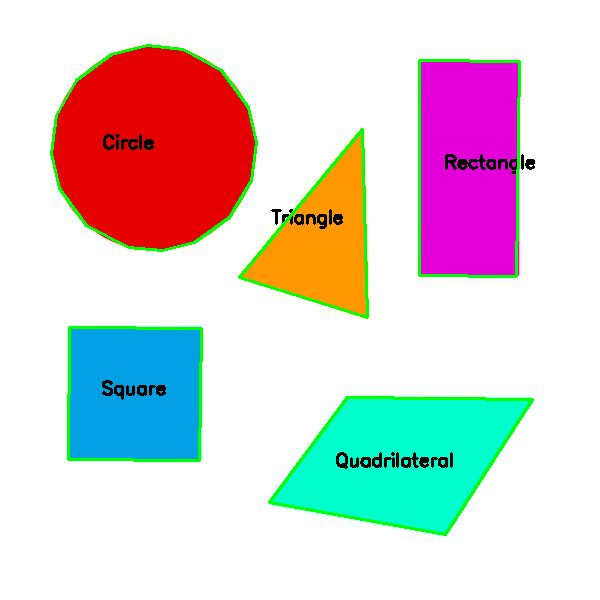
#> input picture temp_image.jpg, 600 x 600 px; its folder holds only this picture in this run
$ python -i shape_detector.py   (imports and definitions only)
#> lines starting #> are read from the running program, lines starting #| are printed output that depends on the picture; after the words box and inside, x2 and y2 are one past the last pixel; in counts of white or black regions, pixels touching at a corner belong together
import cv2
import math

class ShapeDetector:
    def __init__(self):
        pass

    # Fonction pour détecter et annoter des formes géométriques sur une image
    def detect_shapes(self, image_path):
        # charger l'image
#> called with image_path = 'temp_image.jpg'
        image = cv2.imread(image_path)
#> image is the input picture: shape (600, 600, 3); mean B, G, R 210.7, 209.2, 216.3
        if image is None:
            raise FileNotFoundError(f"L'image '{image_path}' n'a pas été trouvée.")

        # convertir en niveaux de gris
        gray_image = cv2.cvtColor(image, cv2.COLOR_BGR2GRAY)
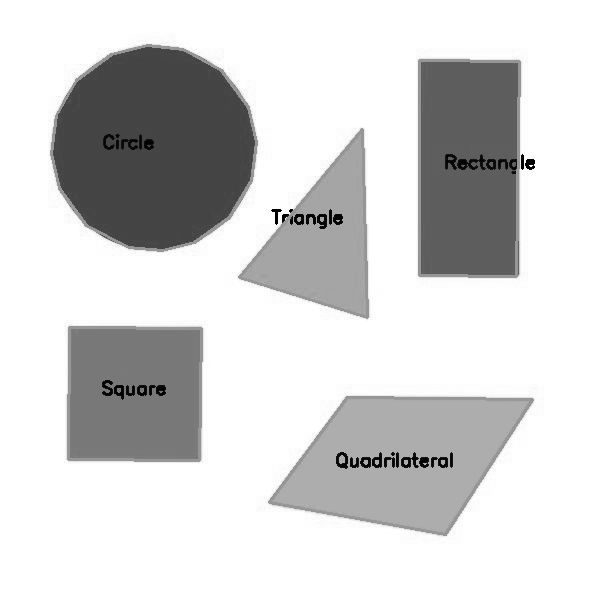
#> gray_image: shape (600, 600); min 0, max 255, mean 211.5

        # appliquer un seuil pour obtenir une image binaire inversée
        _, thresh_image = cv2.threshold(gray_image, 220, 255, cv2.THRESH_BINARY_INV)
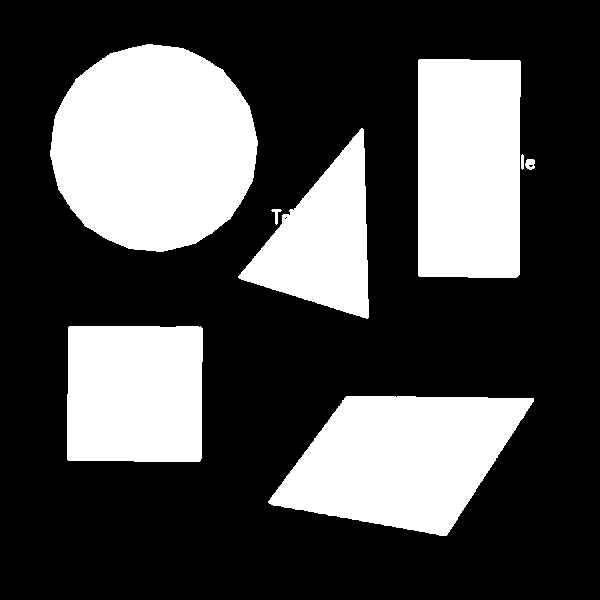
#> thresh_image: shape (600, 600); 30.9% white; 8 white regions

        # trouver les contours dans l'image
        contours, _ = cv2.findContours(thresh_image, cv2.RETR_EXTERNAL, cv2.CHAIN_APPROX_SIMPLE)
#> contours = 8 contours; box (x1, y1, x2, y2) and area: (50, 44, 258, 252) 33138, (268, 396, 534, 536) 23944, (418, 59, 521, 278) 21950, (67, 326, 203, 462) 17968, (238, 128, 369, 319) 12568, (525, 159, 535, 170) 74, (271, 209, 282, 225) 44, (521, 154, 524, 170) 28

        # compteur de formes
        shapes_count = {"triangle": 0, "rectangle": 0, "square": 0, "quadrilateral": 0, "circle": 0, "polygon": 0}

        # couleurs et polices
        contour_color = (0, 255, 0)
        text_color = (0, 0, 0)
        font = cv2.FONT_HERSHEY_SIMPLEX

        # parcourir les contours
        for contour in contours:
            # approximation du contour pour simplifier la forme
            epsilon = 0.01 * cv2.arcLength(contour, True)
            approx = cv2.approxPolyDP(contour, epsilon, True)

            # calculer la boîte englobante (sert pour différencier rectangle et carré)
            x, y, w, h = cv2.boundingRect(approx)
            aspect_ratio = w / float(h)

            # calculer le cercle minimum englobant
            area = cv2.contourArea(contour)
            perimeter = cv2.arcLength(contour, True)
            circularity = (4 * math.pi * area) / (perimeter ** 2) if perimeter > 0 else 0

            # position pour annoter le texte
            coords = (x + w // 4, y + h // 2)

            # identifier la forme en comptant les aretes
            if len(approx) == 3:  # Triangle
                cv2.putText(image, "Triangle", coords, font, 0.6, text_color, 2)
                shapes_count["triangle"] += 1
            elif len(approx) == 4:  # Quadrilatère
                if 0.9 <= aspect_ratio <= 1.1:  # Carré
                    cv2.putText(image, "Square", coords, font, 0.6, text_color, 2)
                    shapes_count["square"] += 1
                elif self.is_rectangle(approx):  # Rectangle
                    cv2.putText(image, "Rectangle", coords, font, 0.6, text_color, 2)
                    shapes_count["rectangle"] += 1
                else:  # Autre quadrilatère
                    cv2.putText(image, "Quadrilateral", coords, font, 0.6, text_color, 2)
                    shapes_count["quadrilateral"] += 1
            elif circularity > 0.8:  # Cercle
                cv2.putText(image, "Circle", coords, font, 0.6, text_color, 2)
                shapes_count["circle"] += 1
            else:  # Autre polygone
                cv2.putText(image, "Polygon", coords, font, 0.6, text_color, 2)
                shapes_count["polygon"] += 1

            # Dessiner le contour
            cv2.drawContours(image, [approx], -1, contour_color, 2)
#> this loop made 8 passes
#> (epsilon, approx, x, y, w, h, aspect_ratio, area) on passes 1, 2, 6, 7: (6.94, [[268, 502], [446, 535], [533, 398], [346, 396]], 268, 396, 266, 140, 1.9, 23944), (5.36, [[69, 326], [67, 459], [199, 461], [202, 328]], 67, 326, 136, 136, 1, 17968.5), (5.51, [[362, 128], [282, 215], [239, 278], [368, 317]], 239, 128, 130, 190, 0.684, 12568), (6.35, [[419, 59], [418, 275], [516, 277], [520, 61]], 418, 59, 103, 219, 0.47, 21949.5)
#> (epsilon, x, y, w, h, aspect_ratio, area, perimeter) on passes 3, 4, 5, 8: (0.453, 271, 209, 11, 16, 0.688, 44, 45.31), (0.341, 525, 159, 10, 11, 0.909, 74, 34.14), (0.317, 521, 154, 3, 16, 0.188, 28, 31.66), (6.88, 50, 44, 208, 208, 1, 33138.5, 688)
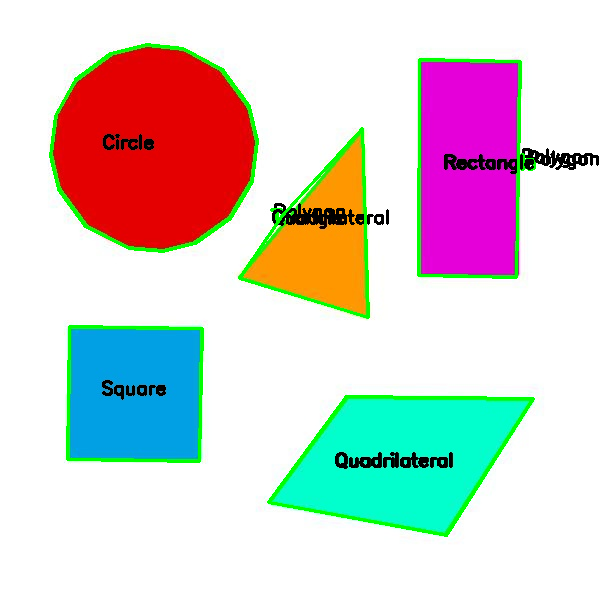
#> image: shape (600, 600, 3); 3.77% of pixels changed, all inside (x1, y1, x2, y2) = (49, 43, 599, 537)
#> after the loop, shapes_count = {'triangle': 0, 'rectangle': 1, 'square': 1, 'quadrilateral': 2, 'circle': 1, 'polygon': 3}

        return image, shapes_count

    # Fonction pour vérifier si un quadrilatère est un rectangle
    def is_rectangle(self, approx):
        if len(approx) == 4:
            # vérifier les anlges entre les sommets
            angles = []
            for i in range(4):
                pt1 = approx[i][0]
                pt2 = approx[(i + 1) % 4][0]
                pt3 = approx[(i + 2) % 4][0]

                v1 = (pt2[0] - pt1[0], pt2[1] - pt1[1])
                v2 = (pt3[0] - pt2[0], pt3[1] - pt2[1])

                dot_product = v1[0] * v2[0] + v1[1] * v2[1]
                norm1 = math.sqrt(v1[0] ** 2 + v1[1] ** 2)
                norm2 = math.sqrt(v2[0] ** 2 + v2[1] ** 2)

                if norm1 > 0 and norm2 > 0:
                    angle = math.degrees(math.acos(dot_product / (norm1 * norm2)))
                    angles.append(angle)

            # vérifier si tous les angles sont proches de 90 degrés
            return all(80 <= angle <= 100 for angle in angles)
        return False

>>> result = ShapeDetector().detect_shapes('temp_image.jpg')
